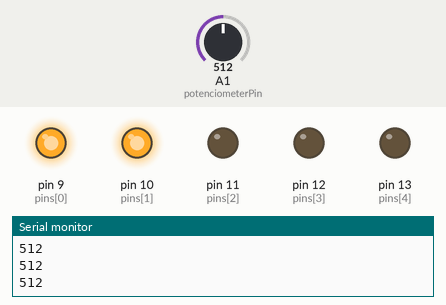
This sketch was run on a simulated Arduino Uno, built with avr-gcc and run on an emulated ATmega328P. On the bench: output pins drawn as LEDs (lit = HIGH), the last lines printed to the serial monitor. The inputs (shaded band) are chosen by the test bench; at power-on: A1 (potenciometerPin) = 512.

Above: at 1.2 s.
1.3 s: A1 (potenciometerPin) set to 591
2.8 s: A1 (potenciometerPin) set to 610
At 3.6 s:
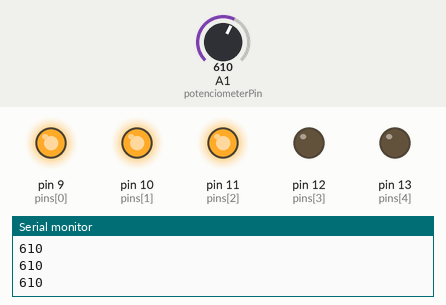
4.3 s: A1 (potenciometerPin) set to 783
5.8 s: A1 (potenciometerPin) set to 815
At 7.0 s:
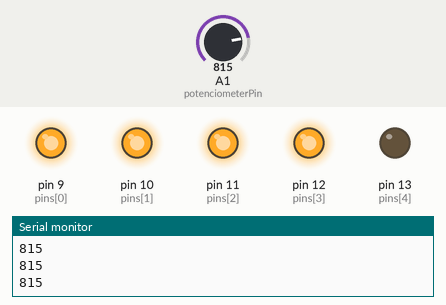
7.3 s: A1 (potenciometerPin) set to 892
8.8 s: A1 (potenciometerPin) set to 911
At 9.4 s:
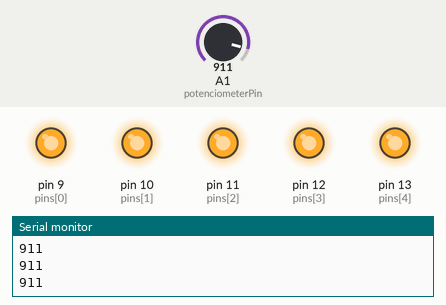
Timing chart, 0 to 11.3 s (numbered marks = the images above; inputs shaded):
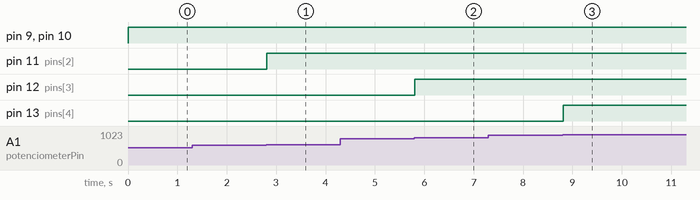

Measured:
- the behaviour switches between 599 and 600 on A1 (potenciometerPin) (found by bisection; images 0 and 1)
- the behaviour switches between 799 and 800 on A1 (potenciometerPin) (found by bisection; images 1 and 2)
- the behaviour switches between 899 and 900 on A1 (potenciometerPin) (found by bisection; images 2 and 3)
- after the input at 2.8 s, pin 11 (pins[2]): LOW → HIGH at once
- after the input at 5.8 s, pin 12 (pins[3]): LOW → HIGH at once
- after the input at 8.8 s, pin 13 (pins[4]): LOW → HIGH at once

The sketch:

elseIf.ino
```cpp
int pins[] = {9,10,11,12,13};

int potenciometerPin = A1;
int pokazanie;

void lightPinsFromTo(int startTo){
  for(int i=0; i < 5; i++){
    if(i < startTo){
      digitalWrite(pins[i], HIGH);
    } else {
      digitalWrite(pins[i], LOW);
    }
  };
}

void setup() {
  // put your setup code here, to run once:
  for(int i=0; i < 5; i++){
    pinMode(pins[i], OUTPUT);
  };
  Serial.begin(9600);
}

void loop() {
  // put your main code here, to run repeatedly:
  pokazanie = analogRead(potenciometerPin);

  Serial.println(pokazanie);
  if(pokazanie < 200){
     lightPinsFromTo(0);
  } else if(pokazanie < 400){
    lightPinsFromTo(1);
  }  else if(pokazanie < 600){
    lightPinsFromTo(2);
  }  else if(pokazanie < 800){
    lightPinsFromTo(3);
  }  else if(pokazanie < 900){
    lightPinsFromTo(4);
  } else {
    lightPinsFromTo(5);
  }
}
```
